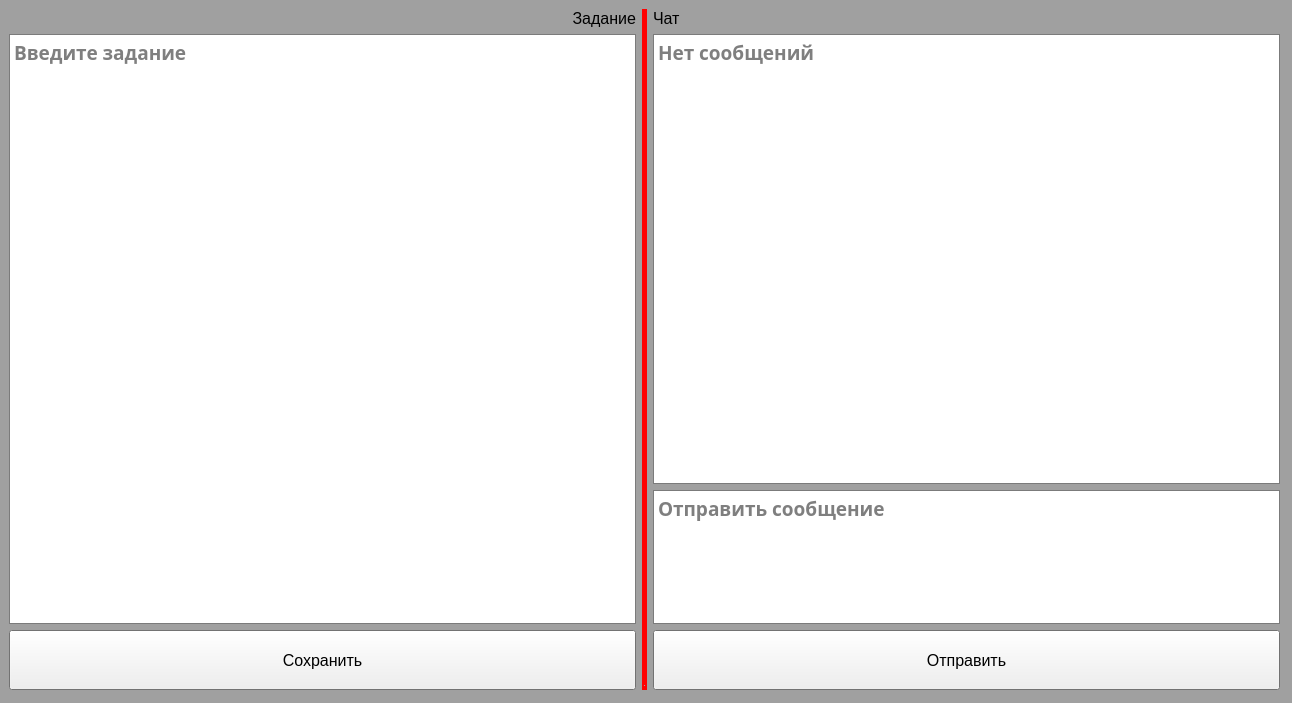
<?xml version="1.0" encoding="UTF-8"?>
<ui version="4.0">
 <class>MoreForm</class>
 <widget class="QWidget" name="MoreForm">
  <property name="enabled">
   <bool>true</bool>
  </property>
  <property name="geometry">
   <rect>
    <x>0</x>
    <y>0</y>
    <width>1292</width>
    <height>703</height>
   </rect>
  </property>
  <property name="palette">
   <palette>
    <active>
     <colorrole role="Base">
      <brush brushstyle="SolidPattern">
       <color alpha="255">
        <red>255</red>
        <green>255</green>
        <blue>255</blue>
       </color>
      </brush>
     </colorrole>
     <colorrole role="Window">
      <brush brushstyle="SolidPattern">
       <color alpha="255">
        <red>160</red>
        <green>160</green>
        <blue>160</blue>
       </color>
      </brush>
     </colorrole>
    </active>
    <inactive>
     <colorrole role="Base">
      <brush brushstyle="SolidPattern">
       <color alpha="255">
        <red>255</red>
        <green>255</green>
        <blue>255</blue>
       </color>
      </brush>
     </colorrole>
     <colorrole role="Window">
      <brush brushstyle="SolidPattern">
       <color alpha="255">
        <red>160</red>
        <green>160</green>
        <blue>160</blue>
       </color>
      </brush>
     </colorrole>
    </inactive>
    <disabled>
     <colorrole role="Base">
      <brush brushstyle="SolidPattern">
       <color alpha="255">
        <red>160</red>
        <green>160</green>
        <blue>160</blue>
       </color>
      </brush>
     </colorrole>
     <colorrole role="Window">
      <brush brushstyle="SolidPattern">
       <color alpha="255">
        <red>160</red>
        <green>160</green>
        <blue>160</blue>
       </color>
      </brush>
     </colorrole>
    </disabled>
   </palette>
  </property>
  <property name="windowTitle">
   <string>Подробнее</string>
  </property>
  <widget class="QWidget" name="">
   <property name="geometry">
    <rect>
     <x>9</x>
     <y>9</y>
     <width>1271</width>
     <height>681</height>
    </rect>
   </property>
   <layout class="QHBoxLayout" name="horizontalLayout">
    <item>
     <layout class="QVBoxLayout" name="verticalLayout_2">
      <item>
       <widget class="QLabel" name="label">
        <property name="font">
         <font>
          <pointsize>12</pointsize>
          <weight>50</weight>
          <bold>false</bold>
         </font>
        </property>
        <property name="layoutDirection">
         <enum>Qt::LeftToRight</enum>
        </property>
        <property name="text">
         <string>Задание</string>
        </property>
        <property name="alignment">
         <set>Qt::AlignRight|Qt::AlignTrailing|Qt::AlignVCenter</set>
        </property>
       </widget>
      </item>
      <item>
       <widget class="QTextEdit" name="teTask">
        <property name="font">
         <font>
          <family>Bahnschrift SemiBold</family>
          <pointsize>14</pointsize>
          <weight>75</weight>
          <bold>true</bold>
         </font>
        </property>
        <property name="documentTitle">
         <string/>
        </property>
        <property name="html">
         <string>&lt;!DOCTYPE HTML PUBLIC &quot;-//W3C//DTD HTML 4.0//EN&quot; &quot;http://www.w3.org/TR/REC-html40/strict.dtd&quot;&gt;
&lt;html&gt;&lt;head&gt;&lt;meta name=&quot;qrichtext&quot; content=&quot;1&quot; /&gt;&lt;style type=&quot;text/css&quot;&gt;
p, li { white-space: pre-wrap; }
&lt;/style&gt;&lt;/head&gt;&lt;body style=&quot; font-family:'Bahnschrift SemiBold'; font-size:14pt; font-weight:600; font-style:normal;&quot;&gt;
&lt;p style=&quot;-qt-paragraph-type:empty; margin-top:0px; margin-bottom:0px; margin-left:0px; margin-right:0px; -qt-block-indent:0; text-indent:0px;&quot;&gt;&lt;br /&gt;&lt;/p&gt;&lt;/body&gt;&lt;/html&gt;</string>
        </property>
        <property name="placeholderText">
         <string>Введите задание</string>
        </property>
       </widget>
      </item>
      <item>
       <widget class="QPushButton" name="pb_save">
        <property name="minimumSize">
         <size>
          <width>0</width>
          <height>60</height>
         </size>
        </property>
        <property name="font">
         <font>
          <pointsize>12</pointsize>
         </font>
        </property>
        <property name="text">
         <string>Сохранить</string>
        </property>
       </widget>
      </item>
     </layout>
    </item>
    <item>
     <widget class="Line" name="line_2">
      <property name="minimumSize">
       <size>
        <width>5</width>
        <height>0</height>
       </size>
      </property>
      <property name="palette">
       <palette>
        <active>
         <colorrole role="WindowText">
          <brush brushstyle="SolidPattern">
           <color alpha="255">
            <red>0</red>
            <green>0</green>
            <blue>0</blue>
           </color>
          </brush>
         </colorrole>
         <colorrole role="Light">
          <brush brushstyle="SolidPattern">
           <color alpha="255">
            <red>255</red>
            <green>0</green>
            <blue>0</blue>
           </color>
          </brush>
         </colorrole>
         <colorrole role="Dark">
          <brush brushstyle="SolidPattern">
           <color alpha="255">
            <red>255</red>
            <green>0</green>
            <blue>0</blue>
           </color>
          </brush>
         </colorrole>
         <colorrole role="Mid">
          <brush brushstyle="SolidPattern">
           <color alpha="255">
            <red>255</red>
            <green>0</green>
            <blue>0</blue>
           </color>
          </brush>
         </colorrole>
         <colorrole role="Text">
          <brush brushstyle="SolidPattern">
           <color alpha="255">
            <red>0</red>
            <green>0</green>
            <blue>0</blue>
           </color>
          </brush>
         </colorrole>
         <colorrole role="ButtonText">
          <brush brushstyle="SolidPattern">
           <color alpha="255">
            <red>0</red>
            <green>0</green>
            <blue>0</blue>
           </color>
          </brush>
         </colorrole>
         <colorrole role="Shadow">
          <brush brushstyle="SolidPattern">
           <color alpha="255">
            <red>255</red>
            <green>0</green>
            <blue>0</blue>
           </color>
          </brush>
         </colorrole>
        </active>
        <inactive>
         <colorrole role="WindowText">
          <brush brushstyle="SolidPattern">
           <color alpha="255">
            <red>0</red>
            <green>0</green>
            <blue>0</blue>
           </color>
          </brush>
         </colorrole>
         <colorrole role="Light">
          <brush brushstyle="SolidPattern">
           <color alpha="255">
            <red>255</red>
            <green>0</green>
            <blue>0</blue>
           </color>
          </brush>
         </colorrole>
         <colorrole role="Dark">
          <brush brushstyle="SolidPattern">
           <color alpha="255">
            <red>255</red>
            <green>0</green>
            <blue>0</blue>
           </color>
          </brush>
         </colorrole>
         <colorrole role="Mid">
          <brush brushstyle="SolidPattern">
           <color alpha="255">
            <red>255</red>
            <green>0</green>
            <blue>0</blue>
           </color>
          </brush>
         </colorrole>
         <colorrole role="Text">
          <brush brushstyle="SolidPattern">
           <color alpha="255">
            <red>0</red>
            <green>0</green>
            <blue>0</blue>
           </color>
          </brush>
         </colorrole>
         <colorrole role="ButtonText">
          <brush brushstyle="SolidPattern">
           <color alpha="255">
            <red>0</red>
            <green>0</green>
            <blue>0</blue>
           </color>
          </brush>
         </colorrole>
         <colorrole role="Shadow">
          <brush brushstyle="SolidPattern">
           <color alpha="255">
            <red>255</red>
            <green>0</green>
            <blue>0</blue>
           </color>
          </brush>
         </colorrole>
        </inactive>
        <disabled>
         <colorrole role="WindowText">
          <brush brushstyle="SolidPattern">
           <color alpha="255">
            <red>255</red>
            <green>0</green>
            <blue>0</blue>
           </color>
          </brush>
         </colorrole>
         <colorrole role="Light">
          <brush brushstyle="SolidPattern">
           <color alpha="255">
            <red>255</red>
            <green>0</green>
            <blue>0</blue>
           </color>
          </brush>
         </colorrole>
         <colorrole role="Dark">
          <brush brushstyle="SolidPattern">
           <color alpha="255">
            <red>255</red>
            <green>0</green>
            <blue>0</blue>
           </color>
          </brush>
         </colorrole>
         <colorrole role="Mid">
          <brush brushstyle="SolidPattern">
           <color alpha="255">
            <red>255</red>
            <green>0</green>
            <blue>0</blue>
           </color>
          </brush>
         </colorrole>
         <colorrole role="Text">
          <brush brushstyle="SolidPattern">
           <color alpha="255">
            <red>255</red>
            <green>0</green>
            <blue>0</blue>
           </color>
          </brush>
         </colorrole>
         <colorrole role="ButtonText">
          <brush brushstyle="SolidPattern">
           <color alpha="255">
            <red>255</red>
            <green>0</green>
            <blue>0</blue>
           </color>
          </brush>
         </colorrole>
         <colorrole role="Shadow">
          <brush brushstyle="SolidPattern">
           <color alpha="255">
            <red>255</red>
            <green>0</green>
            <blue>0</blue>
           </color>
          </brush>
         </colorrole>
        </disabled>
       </palette>
      </property>
      <property name="font">
       <font>
        <weight>50</weight>
        <bold>false</bold>
       </font>
      </property>
      <property name="lineWidth">
       <number>5</number>
      </property>
      <property name="orientation">
       <enum>Qt::Vertical</enum>
      </property>
     </widget>
    </item>
    <item>
     <layout class="QVBoxLayout" name="verticalLayout">
      <item>
       <widget class="QLabel" name="label_2">
        <property name="font">
         <font>
          <pointsize>12</pointsize>
         </font>
        </property>
        <property name="text">
         <string>Чат</string>
        </property>
       </widget>
      </item>
      <item>
       <widget class="QTextEdit" name="teChat">
        <property name="minimumSize">
         <size>
          <width>0</width>
          <height>450</height>
         </size>
        </property>
        <property name="font">
         <font>
          <family>Bahnschrift SemiBold</family>
          <pointsize>14</pointsize>
          <weight>75</weight>
          <bold>true</bold>
         </font>
        </property>
        <property name="documentTitle">
         <string/>
        </property>
        <property name="readOnly">
         <bool>true</bool>
        </property>
        <property name="html">
         <string>&lt;!DOCTYPE HTML PUBLIC &quot;-//W3C//DTD HTML 4.0//EN&quot; &quot;http://www.w3.org/TR/REC-html40/strict.dtd&quot;&gt;
&lt;html&gt;&lt;head&gt;&lt;meta name=&quot;qrichtext&quot; content=&quot;1&quot; /&gt;&lt;style type=&quot;text/css&quot;&gt;
p, li { white-space: pre-wrap; }
&lt;/style&gt;&lt;/head&gt;&lt;body style=&quot; font-family:'Bahnschrift SemiBold'; font-size:14pt; font-weight:600; font-style:normal;&quot;&gt;
&lt;p style=&quot;-qt-paragraph-type:empty; margin-top:0px; margin-bottom:0px; margin-left:0px; margin-right:0px; -qt-block-indent:0; text-indent:0px;&quot;&gt;&lt;br /&gt;&lt;/p&gt;&lt;/body&gt;&lt;/html&gt;</string>
        </property>
        <property name="placeholderText">
         <string>Нет сообщений</string>
        </property>
       </widget>
      </item>
      <item>
       <widget class="QTextEdit" name="teSend">
        <property name="font">
         <font>
          <family>Bahnschrift SemiBold</family>
          <pointsize>14</pointsize>
          <weight>75</weight>
          <bold>true</bold>
         </font>
        </property>
        <property name="documentTitle">
         <string/>
        </property>
        <property name="readOnly">
         <bool>false</bool>
        </property>
        <property name="html">
         <string>&lt;!DOCTYPE HTML PUBLIC &quot;-//W3C//DTD HTML 4.0//EN&quot; &quot;http://www.w3.org/TR/REC-html40/strict.dtd&quot;&gt;
&lt;html&gt;&lt;head&gt;&lt;meta name=&quot;qrichtext&quot; content=&quot;1&quot; /&gt;&lt;style type=&quot;text/css&quot;&gt;
p, li { white-space: pre-wrap; }
&lt;/style&gt;&lt;/head&gt;&lt;body style=&quot; font-family:'Bahnschrift SemiBold'; font-size:14pt; font-weight:600; font-style:normal;&quot;&gt;
&lt;p style=&quot;-qt-paragraph-type:empty; margin-top:0px; margin-bottom:0px; margin-left:0px; margin-right:0px; -qt-block-indent:0; text-indent:0px;&quot;&gt;&lt;br /&gt;&lt;/p&gt;&lt;/body&gt;&lt;/html&gt;</string>
        </property>
        <property name="placeholderText">
         <string>Отправить сообщение</string>
        </property>
       </widget>
      </item>
      <item>
       <widget class="QPushButton" name="pb_send">
        <property name="minimumSize">
         <size>
          <width>0</width>
          <height>60</height>
         </size>
        </property>
        <property name="font">
         <font>
          <pointsize>12</pointsize>
         </font>
        </property>
        <property name="text">
         <string>Отправить</string>
        </property>
       </widget>
      </item>
     </layout>
    </item>
   </layout>
  </widget>
 </widget>
 <resources/>
 <connections/>
</ui>
